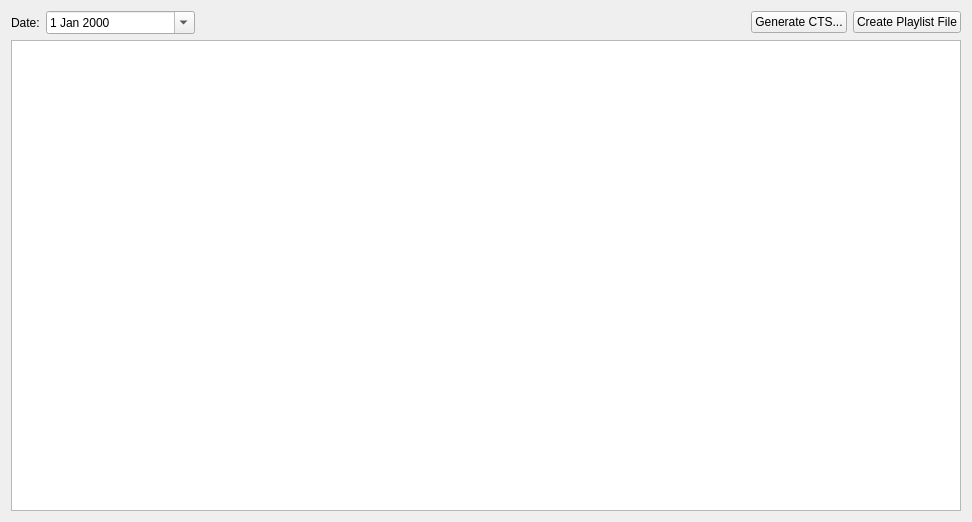
<?xml version="1.0" encoding="UTF-8"?>
<ui version="4.0">
 <class>PlaylistForm</class>
 <widget class="QWidget" name="PlaylistForm">
  <property name="geometry">
   <rect>
    <x>0</x>
    <y>0</y>
    <width>972</width>
    <height>522</height>
   </rect>
  </property>
  <property name="windowTitle">
   <string>Form</string>
  </property>
  <layout class="QVBoxLayout" name="verticalLayout">
   <item>
    <layout class="QHBoxLayout" name="horizontalLayout_2" stretch="20,60,0,0">
     <item>
      <layout class="QHBoxLayout" name="horizontalLayout" stretch="0,1">
       <item>
        <widget class="QLabel" name="label">
         <property name="text">
          <string>Date:</string>
         </property>
        </widget>
       </item>
       <item>
        <widget class="QDateEdit" name="dtPlaylistDate">
         <property name="calendarPopup">
          <bool>true</bool>
         </property>
        </widget>
       </item>
      </layout>
     </item>
     <item>
      <spacer name="horizontalSpacer">
       <property name="orientation">
        <enum>Qt::Horizontal</enum>
       </property>
       <property name="sizeHint" stdset="0">
        <size>
         <width>40</width>
         <height>20</height>
        </size>
       </property>
      </spacer>
     </item>
     <item>
      <widget class="QPushButton" name="btnXL">
       <property name="text">
        <string>Generate CTS...</string>
       </property>
      </widget>
     </item>
     <item>
      <widget class="QPushButton" name="btnCreateFile">
       <property name="text">
        <string>Create Playlist File</string>
       </property>
      </widget>
     </item>
    </layout>
   </item>
   <item>
    <widget class="QTreeView" name="tvPlaylist"/>
   </item>
  </layout>
 </widget>
 <resources/>
 <connections/>
</ui>
